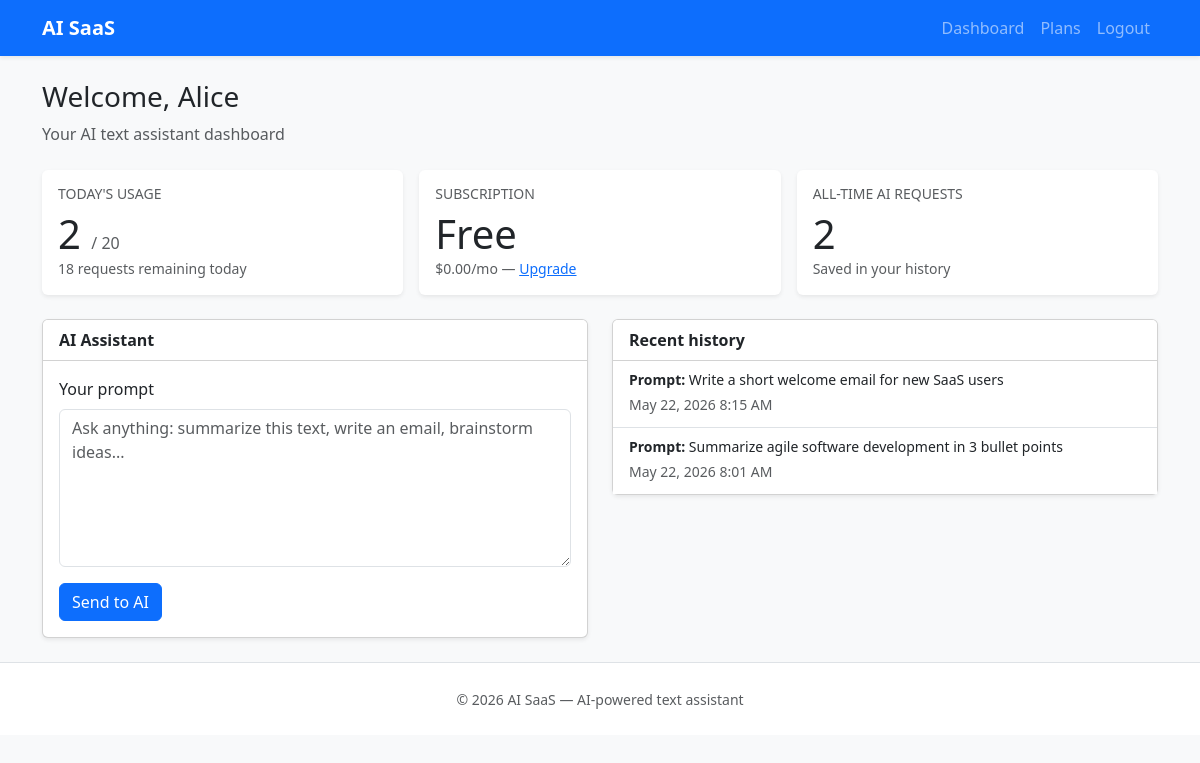
The app's page /dashboard.php (signed in) with its own data.
### tables this page shows
CREATE TABLE users (
    id INT UNSIGNED AUTO_INCREMENT PRIMARY KEY,
    name VARCHAR(100) NOT NULL,
    email VARCHAR(255) NOT NULL,
    password_hash VARCHAR(255) NOT NULL,
    role ENUM('user', 'admin') NOT NULL DEFAULT 'user',
    is_banned TINYINT(1) NOT NULL DEFAULT 0,
    subscription_id INT UNSIGNED NOT NULL DEFAULT 1,
    created_at TIMESTAMP DEFAULT CURRENT_TIMESTAMP,
    UNIQUE KEY uk_users_email (email),
    CONSTRAINT fk_users_subscription
        FOREIGN KEY (subscription_id) REFERENCES subscriptions (id)
);

CREATE TABLE subscriptions (
    id INT UNSIGNED AUTO_INCREMENT PRIMARY KEY,
    name VARCHAR(50) NOT NULL,
    daily_limit INT UNSIGNED NOT NULL COMMENT 'Max AI requests per calendar day',
    price DECIMAL(10, 2) NOT NULL DEFAULT 0.00 COMMENT 'Monthly price (mock billing)'
);

CREATE TABLE ai_history (
    id INT UNSIGNED AUTO_INCREMENT PRIMARY KEY,
    user_id INT UNSIGNED NOT NULL,
    prompt TEXT NOT NULL,
    response TEXT NOT NULL,
    created_at TIMESTAMP DEFAULT CURRENT_TIMESTAMP,
    INDEX idx_history_user_created (user_id, created_at),
    CONSTRAINT fk_history_user
        FOREIGN KEY (user_id) REFERENCES users (id) ON DELETE CASCADE
);

### config/db.php (called while the page is built, shortened)
<?php
function getDb(): PDO
{
    static $pdo = null;
    if ($pdo instanceof PDO) {
        return $pdo;
    }
    $host = env('DB_HOST', '127.0.0.1');
    $name = env('DB_NAME', 'ai_saas');
    $user = env('DB_USER', 'root');
    $pass = env('DB_PASS', '');
    $dsn = "mysql:host=$host;dbname=$name;charset=utf8mb4";
    $pdo = new PDO($dsn, $user, $pass, [
        PDO::ATTR_ERRMODE            => PDO::ERRMODE_EXCEPTION,
        PDO::ATTR_DEFAULT_FETCH_MODE => PDO::FETCH_ASSOC,
        PDO::ATTR_EMULATE_PREPARES   => false,
    ]);
    return $pdo;
}

### includes/auth.php (called while the page is built, shortened)
<?php
require_once dirname(__DIR__) . '/config/db.php';
function currentUser(): ?array
{
    static $user = null;
    if ($user !== null) {
        return $user;
    }
    $stmt = getDb()->prepare(
        'SELECT u.id, u.name, u.email, u.role, u.is_banned, u.subscription_id,
                s.name AS plan_name, s.daily_limit, s.price
         FROM users u
         JOIN subscriptions s ON s.id = u.subscription_id
         WHERE u.id = ?'
    );
    $stmt->execute([$_SESSION['user_id']]);
    $user = $stmt->fetch() ?: null;
    return $user;
}
function requireLogin(): array
{
    $user = currentUser();
    return $user;
}
function getTodayUsageCount(int $userId): int
{
    $stmt = getDb()->prepare(
        "SELECT COUNT(*) AS cnt FROM usage_logs
         WHERE user_id = ? AND action = 'ai_request'
         AND DATE(created_at) = CURDATE()"
    );
    $stmt->execute([$userId]);
    return (int) $stmt->fetch()['cnt'];
}

### dashboard.php (the view, shortened to what this page needs)
<?php
require_once __DIR__ . '/includes/auth.php';
$user = requireLogin();
$usageToday = getTodayUsageCount((int) $user['id']);
$limit = (int) $user['daily_limit'];
$remaining = max(0, $limit - $usageToday);
$historyStmt = getDb()->prepare(
    'SELECT id, prompt, response, created_at FROM ai_history
     WHERE user_id = ? ORDER BY created_at DESC LIMIT 10'
);
$historyStmt->execute([$user['id']]);
$history = $historyStmt->fetchAll();
$totalStmt = getDb()->prepare('SELECT COUNT(*) AS cnt FROM ai_history WHERE user_id = ?');
$totalStmt->execute([$user['id']]);
$totalRequests = (int) $totalStmt->fetch()['cnt'];
require_once __DIR__ . '/includes/header.php';
?>
<div class="row mb-4">
    <div class="col">
        <h1 class="h3">Welcome, <?= htmlspecialchars($user['name']) ?></h1>
        <p class="text-muted mb-0">Your AI text assistant dashboard</p>
    </div>
</div>
<div class="row g-3 mb-4">
    <div class="col-md-4">
        <div class="card shadow-sm h-100 border-0">
            <div class="card-body">
                <h6 class="text-muted text-uppercase small">Today's usage</h6>
                <p class="display-6 mb-0"><?= $usageToday ?> <span class="fs-6 text-muted">/ <?= $limit ?></span></p>
                <p class="small text-muted mb-0"><?= $remaining ?> requests remaining today</p>
            </div>
        </div>
    </div>
    <div class="col-md-4">
        <div class="card shadow-sm h-100 border-0">
            <div class="card-body">
                <h6 class="text-muted text-uppercase small">Subscription</h6>
                <p class="display-6 mb-0"><?= htmlspecialchars($user['plan_name']) ?></p>
                <p class="small text-muted mb-0">
                    $<?= number_format((float) $user['price'], 2) ?>/mo —
                    <a href="upgrade.php">Upgrade</a>
                </p>
            </div>
        </div>
    </div>
    <div class="col-md-4">
        <div class="card shadow-sm h-100 border-0">
            <div class="card-body">
                <h6 class="text-muted text-uppercase small">All-time AI requests</h6>
                <p class="display-6 mb-0"><?= $totalRequests ?></p>
                <p class="small text-muted mb-0">Saved in your history</p>
            </div>
        </div>
    </div>
</div>
<div class="row g-4">
    <div class="col-lg-6">
        <div class="card shadow-sm">
            <div class="card-header bg-white">
                <strong>AI Assistant</strong>
            </div>
            <div class="card-body">
                <form id="ai-form">
                    <div class="mb-3">
                        <label for="prompt" class="form-label">Your prompt</label>
                        <textarea class="form-control" id="prompt" name="prompt" rows="6"
                                  placeholder="Ask anything: summarize this text, write an email, brainstorm ideas..."
                                  <?= $remaining <= 0 ? 'disabled' : '' ?> required></textarea>
                    </div>
                    <button type="submit" class="btn btn-primary" id="ai-submit"
                            <?= $remaining <= 0 ? 'disabled' : '' ?>>
                        <span class="submit-text">Send to AI</span>
                    </button>
                </form>
            </div>
        </div>
    </div>
    <div class="col-lg-6">
        <div class="card shadow-sm">
            <div class="card-header bg-white d-flex justify-content-between align-items-center">
                <strong>Recent history</strong>
            </div>
            <div class="card-body p-0">
                <?php if (empty($history)): ?>
                    <p class="text-muted p-3 mb-0">No requests yet. Try the AI assistant!</p>
                <?php else: ?>
                    <div class="list-group list-group-flush history-list">
                        <?php foreach ($history as $item): ?>
                            <div class="list-group-item">
                                <p class="mb-1 small text-truncate-2">
                                    <strong>Prompt:</strong> <?= htmlspecialchars(substr($item['prompt'], 0, 120)) ?>
                                </p>
                                <p class="mb-1 small text-muted">
                                    <?= htmlspecialchars(date('M j, Y g:i A', strtotime($item['created_at']))) ?>
                                </p>
                            </div>
                        <?php endforeach; ?>
                    </div>
                <?php endif; ?>
            </div>
        </div>
    </div>
</div>
<?php require_once __DIR__ . '/includes/footer.php'; ?>

### assets/css/style.css (style rules this page uses)
.text-truncate-2 { display: -webkit-box; -webkit-line-clamp: 2; -webkit-box-orient: vertical; overflow: hidden; }
.history-list .list-group-item:last-child { border-bottom: none; }

### records on screen
users: name "Alice", id "2", subscription.daily_limit "20", subscription.name "Free", subscription.price "0.00"
ai_history: prompt "Write a short welcome email for new SaaS users", created_at "May 22, 2026 8:15 AM"
ai_history: prompt "Summarize agile software development in 3 bullet points", created_at "May 22, 2026 8:01 AM"

### other values on screen
$remaining "18"
$totalRequests "2"
